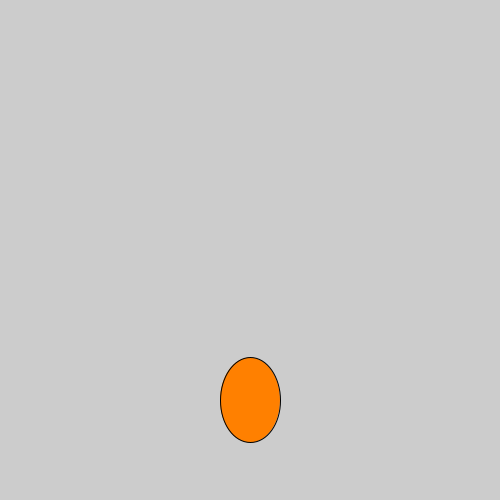
Frame 1 (no input)
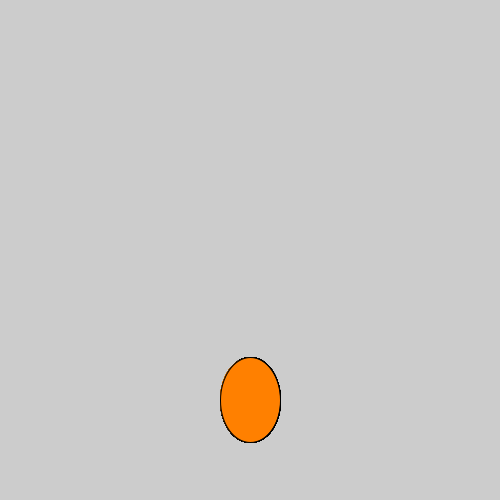
Frame 60 (the mouse pressed at the canvas centre just before this capture)
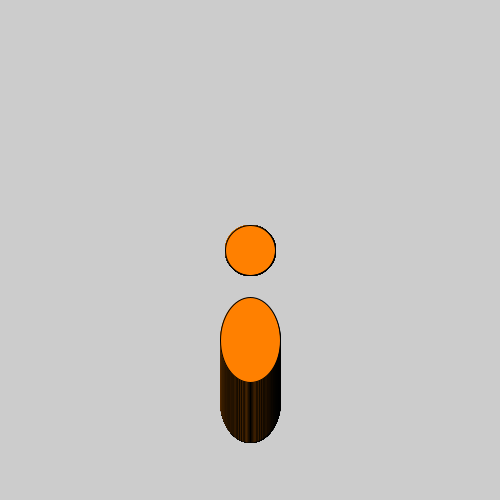
Frame 120 (the mouse held since frame 60 and released just before this capture)

The Processing sketch that drew these frames (run headless with seeded random() and noise(); from frame 60 on, the mouse is pressed at the canvas centre):

// Processing sketch: football
// ── football.pde
int x;
int y;
float xSpeed;
float ySpeed;
boolean kicked;

void setup() {
  size(500, 500);
  x = width/2;
  y = 400;
  ySpeed = -1;
  xSpeed = random(-3, 3);
  kicked = false;
}


void draw() {
  if (mousePressed == true) {
   ellipse(mouseX, mouseY, 50, 50); 
  }
  if (kicked == true) {
    y = int(ySpeed + y);
    x = int(xSpeed + x);
  }

  fill(#FF8000);
  ellipse(x, y, 60, 85);
}

void mousePressed() {
  kicked = true;
  rect(mouseX, mouseY, 50,50);
}

void mouseDragged() {
}

void mouseReleased() {
 kicked = false; 
}
